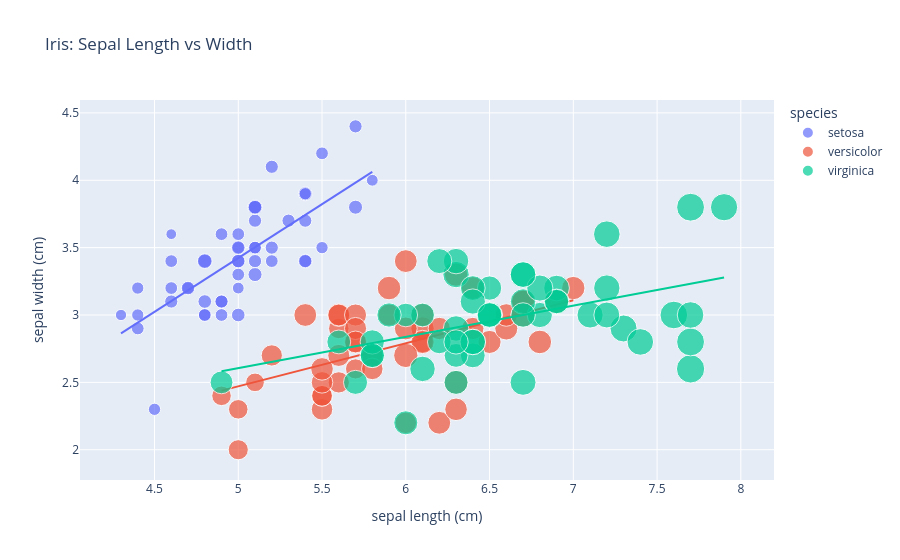

Notebook source saved alongside this figure:
### Markdown cell above
## 3. Scatter Plot — Correlation

### Code cell
iris = load_iris()

fig = px.scatter(iris,
                 x='sepal length (cm)', y='sepal width (cm)',
                 color='species', size='petal length (cm)',
                 hover_data=['petal width (cm)'],
                 title='Iris: Sepal Length vs Width',
                 trendline='ols')
fig.show()

### Figure 1 — Plotly figure (JSON) as saved in the notebook; plotly's stock layout.template omitted (floating-point values rounded to 4 significant figures)
{"data": [{"customdata": [[0.2], [0.2], [0.2], [0.2], [0.2], [0.4], [0.3], [0.2], [0.2], [0.1], [0.2], [0.2], [0.1], [0.1], [0.2], [0.4], [0.4], [0.3], [0.3], [0.3], [0.2], [0.4], [0.2], [0.5], [0.2], [0.2], [0.4], [0.2], [0.2], [0.2], [0.2], [0.4], [0.1], [0.2], [0.2], [0.2], [0.2], [0.1], [0.2], [0.2], [0.3], [0.3], [0.2], [0.6], [0.4], [0.3], [0.2], [0.2], [0.2], [0.2]], "hovertemplate": "species=setosa<br>sepal length (cm)=%{x}<br>sepal width (cm)=%{y}<br>petal length (cm)=%{marker.size}<br>petal width (cm)=%{customdata[0]}<extra></extra>", "legendgroup": "setosa", "marker": {"color": "#636efa", "size": [1.4, 1.4, 1.3, 1.5, 1.4, 1.7, 1.4, 1.5, 1.4, 1.5, 1.5, 1.6, 1.4, 1.1, 1.2, 1.5, 1.3, 1.4, 1.7, 1.5, 1.7, 1.5, 1, 1.7, 1.9, 1.6, 1.6, 1.5, 1.4, 1.6, 1.6, 1.5, 1.5, 1.4, 1.5, 1.2, 1.3, 1.4, 1.3, 1.5, 1.3, 1.3, 1.3, 1.6, 1.9, 1.4, 1.6, 1.4, 1.5, 1.4], "sizemode": "area", "sizeref": 0.01725, "symbol": "circle"}, "mode": "markers", "name": "setosa", "orientation": "v", "showlegend": true, "type": "scatter", "x": [5.1, 4.9, 4.7, 4.6, 5, 5.4, 4.6, 5, 4.4, 4.9, 5.4, 4.8, 4.8, 4.3, 5.8, 5.7, 5.4, 5.1, 5.7, 5.1, 5.4, 5.1, 4.6, 5.1, 4.8, 5, 5, 5.2, 5.2, 4.7, 4.8, 5.4, 5.2, 5.5, 4.9, 5, 5.5, 4.9, 4.4, 5.1, 5, 4.5, 4.4, 5, 5.1, 4.8, 5.1, 4.6, 5.3, 5], "xaxis": "x", "y": [3.5, 3, 3.2, 3.1, 3.6, 3.9, 3.4, 3.4, 2.9, 3.1, 3.7, 3.4, 3, 3, 4, 4.4, 3.9, 3.5, 3.8, 3.8, 3.4, 3.7, 3.6, 3.3, 3.4, 3, 3.4, 3.5, 3.4, 3.2, 3.1, 3.4, 4.1, 4.2, 3.1, 3.2, 3.5, 3.6, 3, 3.4, 3.5, 2.3, 3.2, 3.5, 3.8, 3, 3.8, 3.2, 3.7, 3.3], "yaxis": "y"}, {"hovertemplate": "<b>OLS trendline</b><br>sepal width (cm) = 0.798528 * sepal length (cm) + -0.569433<br>R<sup>2</sup>=0.551376<br><br>species=setosa<br>sepal length (cm)=%{x}<br>sepal width (cm)=%{y} <b>(trend)</b><extra></extra>", "legendgroup": "setosa", "marker": {"color": "#636efa", "symbol": "circle"}, "mode": "lines", "name": "setosa", "showlegend": false, "type": "scatter", "x": [4.3, 4.4, 4.4, 4.4, 4.5, 4.6, 4.6, 4.6, 4.6, 4.7, 4.7, 4.8, 4.8, 4.8, 4.8, 4.8, 4.9, 4.9, 4.9, 4.9, 5, 5, 5, 5, 5, 5, 5, 5, 5.1, 5.1, 5.1, 5.1, 5.1, 5.1, 5.1, 5.1, 5.2, 5.2, 5.2, 5.3, 5.4, 5.4, 5.4, 5.4, 5.4, 5.5, 5.5, 5.7, 5.7, 5.8], "xaxis": "x", "y": [2.864, 2.944, 2.944, 2.944, 3.024, 3.104, 3.104, 3.104, 3.104, 3.184, 3.184, 3.264, 3.264, 3.264, 3.264, 3.264, 3.343, 3.343, 3.343, 3.343, 3.423, 3.423, 3.423, 3.423, 3.423, 3.423, 3.423, 3.423, 3.503, 3.503, 3.503, 3.503, 3.503, 3.503, 3.503, 3.503, 3.583, 3.583, 3.583, 3.663, 3.743, 3.743, 3.743, 3.743, 3.743, 3.822, 3.822, 3.982, 3.982, 4.062], "yaxis": "y"}, {"customdata": [[1.4], [1.5], [1.5], [1.3], [1.5], [1.3], [1.6], [1], [1.3], [1.4], [1], [1.5], [1], [1.4], [1.3], [1.4], [1.5], [1], [1.5], [1.1], [1.8], [1.3], [1.5], [1.2], [1.3], [1.4], [1.4], [1.7], [1.5], [1], [1.1], [1], [1.2], [1.6], [1.5], [1.6], [1.5], [1.3], [1.3], [1.3], [1.2], [1.4], [1.2], [1], [1.3], [1.2], [1.3], [1.3], [1.1], [1.3]], "hovertemplate": "species=versicolor<br>sepal length (cm)=%{x}<br>sepal width (cm)=%{y}<br>petal length (cm)=%{marker.size}<br>petal width (cm)=%{customdata[0]}<extra></extra>", "legendgroup": "versicolor", "marker": {"color": "#EF553B", "size": [4.7, 4.5, 4.9, 4, 4.6, 4.5, 4.7, 3.3, 4.6, 3.9, 3.5, 4.2, 4, 4.7, 3.6, 4.4, 4.5, 4.1, 4.5, 3.9, 4.8, 4, 4.9, 4.7, 4.3, 4.4, 4.8, 5, 4.5, 3.5, 3.8, 3.7, 3.9, 5.1, 4.5, 4.5, 4.7, 4.4, 4.1, 4, 4.4, 4.6, 4, 3.3, 4.2, 4.2, 4.2, 4.3, 3, 4.1], "sizemode": "area", "sizeref": 0.01725, "symbol": "circle"}, "mode": "markers", "name": "versicolor", "orientation": "v", "showlegend": true, "type": "scatter", "x": [7, 6.4, 6.9, 5.5, 6.5, 5.7, 6.3, 4.9, 6.6, 5.2, 5, 5.9, 6, 6.1, 5.6, 6.7, 5.6, 5.8, 6.2, 5.6, 5.9, 6.1, 6.3, 6.1, 6.4, 6.6, 6.8, 6.7, 6, 5.7, 5.5, 5.5, 5.8, 6, 5.4, 6, 6.7, 6.3, 5.6, 5.5, 5.5, 6.1, 5.8, 5, 5.6, 5.7, 5.7, 6.2, 5.1, 5.7], "xaxis": "x", "y": [3.2, 3.2, 3.1, 2.3, 2.8, 2.8, 3.3, 2.4, 2.9, 2.7, 2, 3, 2.2, 2.9, 2.9, 3.1, 3, 2.7, 2.2, 2.5, 3.2, 2.8, 2.5, 2.8, 2.9, 3, 2.8, 3, 2.9, 2.6, 2.4, 2.4, 2.7, 2.7, 3, 3.4, 3.1, 2.3, 3, 2.5, 2.6, 3, 2.6, 2.3, 2.7, 3, 2.9, 2.9, 2.5, 2.8], "yaxis": "y"}, {"hovertemplate": "<b>OLS trendline</b><br>sepal width (cm) = 0.319719 * sepal length (cm) + 0.872146<br>R<sup>2</sup>=0.276582<br><br>species=versicolor<br>sepal length (cm)=%{x}<br>sepal width (cm)=%{y} <b>(trend)</b><extra></extra>", "legendgroup": "versicolor", "marker": {"color": "#EF553B", "symbol": "circle"}, "mode": "lines", "name": "versicolor", "showlegend": false, "type": "scatter", "x": [4.9, 5, 5, 5.1, 5.2, 5.4, 5.5, 5.5, 5.5, 5.5, 5.5, 5.6, 5.6, 5.6, 5.6, 5.6, 5.7, 5.7, 5.7, 5.7, 5.7, 5.8, 5.8, 5.8, 5.9, 5.9, 6, 6, 6, 6, 6.1, 6.1, 6.1, 6.1, 6.2, 6.2, 6.3, 6.3, 6.3, 6.4, 6.4, 6.5, 6.6, 6.6, 6.7, 6.7, 6.7, 6.8, 6.9, 7], "xaxis": "x", "y": [2.439, 2.471, 2.471, 2.503, 2.535, 2.599, 2.631, 2.631, 2.631, 2.631, 2.631, 2.663, 2.663, 2.663, 2.663, 2.663, 2.695, 2.695, 2.695, 2.695, 2.695, 2.727, 2.727, 2.727, 2.758, 2.758, 2.79, 2.79, 2.79, 2.79, 2.822, 2.822, 2.822, 2.822, 2.854, 2.854, 2.886, 2.886, 2.886, 2.918, 2.918, 2.95, 2.982, 2.982, 3.014, 3.014, 3.014, 3.046, 3.078, 3.11], "yaxis": "y"}, {"customdata": [[2.5], [1.9], [2.1], [1.8], [2.2], [2.1], [1.7], [1.8], [1.8], [2.5], [2], [1.9], [2.1], [2], [2.4], [2.3], [1.8], [2.2], [2.3], [1.5], [2.3], [2], [2], [1.8], [2.1], [1.8], [1.8], [1.8], [2.1], [1.6], [1.9], [2], [2.2], [1.5], [1.4], [2.3], [2.4], [1.8], [1.8], [2.1], [2.4], [2.3], [1.9], [2.3], [2.5], [2.3], [1.9], [2], [2.3], [1.8]], "hovertemplate": "species=virginica<br>sepal length (cm)=%{x}<br>sepal width (cm)=%{y}<br>petal length (cm)=%{marker.size}<br>petal width (cm)=%{customdata[0]}<extra></extra>", "legendgroup": "virginica", "marker": {"color": "#00cc96", "size": [6, 5.1, 5.9, 5.6, 5.8, 6.6, 4.5, 6.3, 5.8, 6.1, 5.1, 5.3, 5.5, 5, 5.1, 5.3, 5.5, 6.7, 6.9, 5, 5.7, 4.9, 6.7, 4.9, 5.7, 6, 4.8, 4.9, 5.6, 5.8, 6.1, 6.4, 5.6, 5.1, 5.6, 6.1, 5.6, 5.5, 4.8, 5.4, 5.6, 5.1, 5.1, 5.9, 5.7, 5.2, 5, 5.2, 5.4, 5.1], "sizemode": "area", "sizeref": 0.01725, "symbol": "circle"}, "mode": "markers", "name": "virginica", "orientation": "v", "showlegend": true, "type": "scatter", "x": [6.3, 5.8, 7.1, 6.3, 6.5, 7.6, 4.9, 7.3, 6.7, 7.2, 6.5, 6.4, 6.8, 5.7, 5.8, 6.4, 6.5, 7.7, 7.7, 6, 6.9, 5.6, 7.7, 6.3, 6.7, 7.2, 6.2, 6.1, 6.4, 7.2, 7.4, 7.9, 6.4, 6.3, 6.1, 7.7, 6.3, 6.4, 6, 6.9, 6.7, 6.9, 5.8, 6.8, 6.7, 6.7, 6.3, 6.5, 6.2, 5.9], "xaxis": "x", "y": [3.3, 2.7, 3, 2.9, 3, 3, 2.5, 2.9, 2.5, 3.6, 3.2, 2.7, 3, 2.5, 2.8, 3.2, 3, 3.8, 2.6, 2.2, 3.2, 2.8, 2.8, 2.7, 3.3, 3.2, 2.8, 3, 2.8, 3, 2.8, 3.8, 2.8, 2.8, 2.6, 3, 3.4, 3.1, 3, 3.1, 3.1, 3.1, 2.7, 3.2, 3.3, 3, 2.5, 3, 3.4, 3], "yaxis": "y"}, {"hovertemplate": "<b>OLS trendline</b><br>sepal width (cm) = 0.23189 * sepal length (cm) + 1.44631<br>R<sup>2</sup>=0.209057<br><br>species=virginica<br>sepal length (cm)=%{x}<br>sepal width (cm)=%{y} <b>(trend)</b><extra></extra>", "legendgroup": "virginica", "marker": {"color": "#00cc96", "symbol": "circle"}, "mode": "lines", "name": "virginica", "showlegend": false, "type": "scatter", "x": [4.9, 5.6, 5.7, 5.8, 5.8, 5.8, 5.9, 6, 6, 6.1, 6.1, 6.2, 6.2, 6.3, 6.3, 6.3, 6.3, 6.3, 6.3, 6.4, 6.4, 6.4, 6.4, 6.4, 6.5, 6.5, 6.5, 6.5, 6.7, 6.7, 6.7, 6.7, 6.7, 6.8, 6.8, 6.9, 6.9, 6.9, 7.1, 7.2, 7.2, 7.2, 7.3, 7.4, 7.6, 7.7, 7.7, 7.7, 7.7, 7.9], "xaxis": "x", "y": [2.583, 2.745, 2.768, 2.791, 2.791, 2.791, 2.814, 2.838, 2.838, 2.861, 2.861, 2.884, 2.884, 2.907, 2.907, 2.907, 2.907, 2.907, 2.907, 2.93, 2.93, 2.93, 2.93, 2.93, 2.954, 2.954, 2.954, 2.954, 3.0, 3.0, 3.0, 3.0, 3.0, 3.023, 3.023, 3.046, 3.046, 3.046, 3.093, 3.116, 3.116, 3.116, 3.139, 3.162, 3.209, 3.232, 3.232, 3.232, 3.232, 3.278], "yaxis": "y"}], "layout": {"legend": {"itemsizing": "constant", "title": {"text": "species"}, "tracegroupgap": 0}, "title": {"text": "Iris: Sepal Length vs Width"}, "xaxis": {"anchor": "y", "domain": [0, 1], "title": {"text": "sepal length (cm)"}}, "yaxis": {"anchor": "x", "domain": [0, 1], "title": {"text": "sepal width (cm)"}}}}
